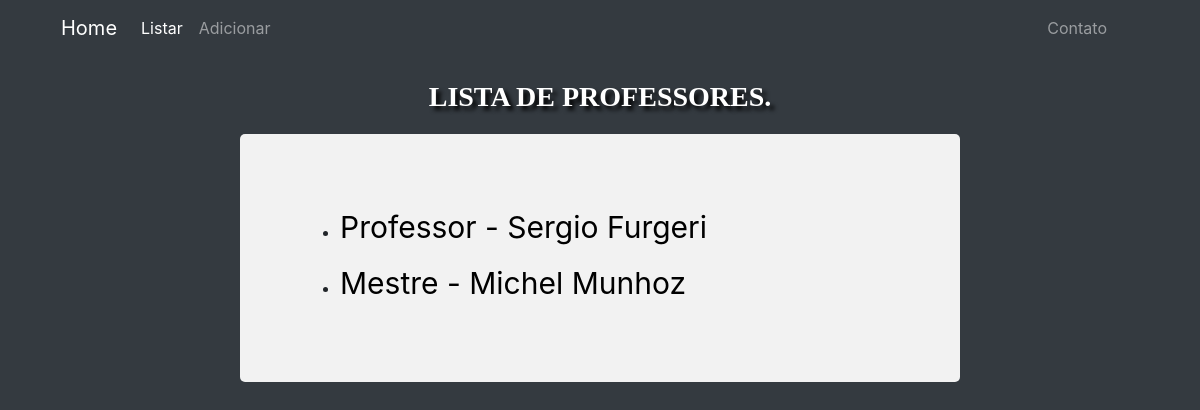
The app's page /lista/ with its own data.
### portalProfessor/models.py (models this page shows)
class Professor(models.Model):
    matricula = models.CharField(max_length=100)
    nome = models.CharField(max_length=100)
    endereco = models.CharField(max_length=100)
    telefone = models.CharField(max_length=100)
    titulacao = models.CharField(max_length=100)

### portalProfessor/views.py (the view)
# urls.py: path('lista/', views.listar),
def listar(request):
    lista_itens = Professor.objects.all()
    return render(request, 'lista.html', {'lista_itens': lista_itens})

### templates/lista.html (shortened to what this page needs)
{% extends 'base.html' %}
{% block content%}
{% load static %}
<div class="container">
  <nav class="navbar navbar-expand-lg navbar-dark bg-dark">
      <a class="navbar-brand" href="/">Home</a>
      <div class="collapse navbar-collapse" id="navbarTogglerDemo02">
        <ul class="navbar-nav mr-auto mt-2 mt-lg-0">
          <li class="nav-item active">
            <a class="nav-link" href="/lista/">Listar <span class="sr-only">(current)</span></a>
          </li>
          <li class="nav-item">
            <a class="nav-link" href="/adiciona/">Adicionar</a>
          </li>
        </ul>
        <ul class="navbar-nav mr-4 mt-2 mt-lg-0">
          <a class="nav-link" href="/contato/">Contato</a>
        </ul>
      </div>
  </nav>
</div>
<div id="tituloPaginas">
  <p>LISTA DE PROFESSORES.</p>
</div>
<div class="containerListaProfessores">
  <ul>
    {% for item in lista_itens %}
    <li id="lista">
      <a href="/item/{{ item.id }}" id="listaProfessores">
        {{item.titulacao}} - {{item.nome}}
      </a>
    </li>
    {% empty %}
      <div id="tituloSemProfessor">
        <p>SEM PROFESSORES CADASTRADOS.</p>
      </div>
    {% endfor %}
  </ul>
</div>
{% endblock %}

### templates/static/css/styles.css (style rules this page uses)
#body { background-color: #343a40; }
#tituloPaginas { margin-top: 20px; font-size: 28px; color: white; text-shadow: 4px 4px 4px black; font-family:'Times New Roman'; font-weight: bold; text-align: center; }
.containerListaProfessores { border-radius: 5px; background-color: #f2f2f2; padding: 5%; margin-left: 20%; margin-right: 20%; margin-bottom: 20%; height: 50%; float: center; }
#listaProfessores { font-size: 30px; color: black; }
#lista { padding-top: 2%; }

### records on screen
Professor: titulacao "Professor", nome "Sergio Furgeri"
Professor: titulacao "Mestre", nome "Michel Munhoz"
